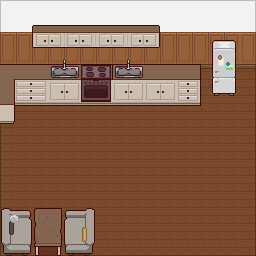

Tiled map render using the project's own tile images. Description and the whole map definition, tile-layer contents included, below:
An orthogonal 16x16 tile map with 16x16 px tiles, 2 tile layers (Floor, tiles), 1 hidden layer not drawn, 5 tilesets and 20 objects (3x table, 2x sink, order, gas-stove, fridge, ...).

<map version="1.10" tiledversion="1.11.2" orientation="orthogonal" renderorder="left-up" width="16" height="16" tilewidth="16" tileheight="16" infinite="0" nextlayerid="5" nextobjectid="24">
 <tileset firstgid="1" name="floorswalls_LRK" tilewidth="16" tileheight="16" tilecount="224" columns="14">
  <image source="../assets/pixelinterior_LRK/floorswalls_LRK.png" width="224" height="256" />
 </tileset>
 <tileset firstgid="225" source="../assets/pixelinterior_LRK/kitchen_LRK.tsx" />
 <tileset firstgid="875" name="livingroom_LRK" tilewidth="16" tileheight="16" tilecount="1014" columns="39">
  <image source="../assets/pixelinterior_LRK/livingroom_LRK.png" width="624" height="416" />
 </tileset>
 <tileset firstgid="1889" name="cabinets_LRK" tilewidth="16" tileheight="16" tilecount="1175" columns="47">
  <image source="../assets/pixelinterior_LRK/cabinets_LRK.png" width="752" height="405" />
 </tileset>
 <tileset firstgid="3064" name="kitchen_LRK" tilewidth="16" tileheight="16" tilecount="650" columns="26">
  <image source="../assets/pixelinterior_LRK/kitchen_LRK.png" width="416" height="400" />
 </tileset>
 <layer id="1" name="Floor" width="16" height="16">
  <data encoding="csv">
24,25,25,25,25,25,25,25,25,25,25,25,25,25,25,27,
38,39,39,39,39,39,39,39,39,39,39,39,39,39,39,41,
52,52,52,52,52,52,52,52,52,52,52,52,52,52,52,55,
66,66,66,66,66,66,66,66,66,66,66,66,66,66,66,69,
80,80,81,81,81,81,81,81,81,81,81,81,81,81,81,83,
94,95,95,95,95,95,95,95,95,95,95,95,95,95,95,97,
94,95,95,95,95,95,95,95,95,95,95,95,95,95,95,97,
94,95,95,95,95,95,95,95,95,95,95,95,95,95,95,97,
94,95,95,95,95,95,95,95,95,95,95,95,95,95,95,97,
94,95,95,95,95,95,95,95,95,95,95,95,95,95,95,97,
94,95,95,95,95,95,95,95,95,95,95,95,95,95,95,97,
94,95,95,95,95,95,95,95,95,95,95,95,95,95,95,97,
94,95,95,95,95,95,95,95,95,95,95,95,95,95,95,97,
94,95,95,95,95,95,95,95,95,95,95,95,95,95,95,97,
94,95,95,95,95,95,95,95,95,95,95,95,95,95,95,97,
108,110,110,110,110,110,110,110,110,110,110,110,110,110,110,111
</data>
 </layer>
 <layer id="2" name="tiles" width="16" height="16">
  <data encoding="csv">
0,0,0,0,0,0,0,0,0,0,0,0,0,0,0,0,
0,0,3128,3129,3130,3131,3132,3133,3134,3135,0,0,0,0,0,0,
0,0,3154,3155,3156,3157,3158,3159,3160,3161,0,0,0,3112,3113,0,
3066,3067,3068,3069,3070,3071,3072,3069,3070,0,0,0,0,3138,3139,0,
3092,360,361,3095,3096,367,368,358,359,3199,3200,3201,3202,3164,3165,0,
3118,3119,3120,3121,3122,393,394,3121,3122,3225,3226,3227,3228,3190,3191,0,
3144,3145,3146,3147,3148,419,420,3147,3148,3251,3252,3253,3254,0,0,0,
3170,0,0,3173,3174,3175,3176,0,0,1994,1994,1994,1994,1994,0,0,
0,0,0,0,0,0,0,0,0,1994,1994,1994,1994,1994,0,0,
0,0,0,0,0,0,0,0,0,1994,1994,1994,1994,1994,0,0,
0,0,0,0,0,0,0,0,0,1994,1994,1994,1994,1994,0,0,
0,0,0,0,0,0,0,0,0,1994,1994,1994,1994,1994,0,0,
1040,1041,1192,1193,1043,1044,1045,0,0,0,0,0,0,0,0,0,
1079,1080,1231,1232,1082,1083,1084,0,0,0,0,0,0,0,0,0,
1118,1119,1270,1271,1121,1122,1123,0,0,0,0,0,0,0,0,0,
1157,1158,1309,1310,1160,1161,1162,0,0,0,0,0,0,0,0,0
</data>
 </layer>
 <layer id="3" name="active tiles" width="16" height="16" visible="0">
  <data encoding="csv">
0,0,0,0,0,0,0,0,0,0,0,0,0,0,0,0,
0,0,0,0,0,0,0,0,0,0,0,0,0,0,0,0,
0,0,0,0,0,0,0,0,0,0,0,0,0,0,0,0,
0,0,0,0,0,0,0,0,0,0,0,0,0,0,0,0,
0,0,0,373,374,370,371,373,374,0,0,0,0,0,0,0,
0,0,0,0,0,396,397,0,0,0,0,0,0,0,0,0,
0,0,0,0,0,422,423,0,0,0,0,0,0,0,0,0,
0,0,0,0,0,0,0,0,0,0,0,0,0,0,0,0,
0,0,0,0,0,0,0,0,0,0,0,0,0,0,0,0,
0,0,0,0,0,0,0,0,0,0,0,0,0,0,0,0,
0,0,0,0,0,0,0,0,0,0,0,0,0,0,0,0,
0,0,0,0,0,0,0,0,0,0,0,0,0,0,0,0,
0,0,0,0,0,0,0,0,0,0,0,0,0,0,0,0,
0,0,0,0,0,0,0,0,0,0,0,0,0,0,0,0,
0,0,0,0,0,0,0,0,0,0,0,0,0,0,0,0,
0,0,0,0,0,0,0,0,0,0,0,0,0,0,0,0
</data>
 </layer>
 <objectgroup id="4" name="collisions">
  <object id="1" name="order" x="34.0418" y="208.411" width="27.5" height="47.2349" />
  <object id="2" x="-0.70825" y="96.5476" width="14.75" height="8.5" />
  <object id="3" x="-0.33325" y="79.7976" width="14.75" height="16.75" />
  <object id="4" x="-0.08325" y="64.6726" width="15.25" height="15.25" />
  <object id="5" name="table" x="144.416" y="64.6726" width="15.1667" height="14.75" />
  <object id="6" name="table" x="160.266" y="64.6726" width="15.15" height="14.5" />
  <object id="7" name="table" x="176.166" y="64.6726" width="23.25" height="14.5" />
  <object id="8" name="sink" x="48.9168" y="64.4226" width="30.8431" height="15.25" />
  <object id="9" name="sink" x="112.369" y="64.4226" width="31.0469" height="15.25" />
  <object id="10" name="gas-stove" x="16.2236" y="63.7379" width="31.4375" height="16.0502" />
  <object id="11" x="-0.45825" y="105.297" width="14.75" height="18.25" />
  <object id="14" name="fridge" x="211.791" y="40.7976" width="24.25" height="54.8125" />
  <object id="15" x="0.04175" y="208.502" width="33.75" height="47.1136" />
  <object id="16" x="61.9168" y="208.354" width="33.75" height="47.3182" />
  <object id="17" x="-21.5415" y="0.047625" width="21" height="306.334" />
  <object id="18" x="-21.0907" y="-20.2146" width="372.917" height="19.7503" />
  <object id="20" name="player" x="91.8753" y="162.979">
   <point />
  </object>
  <object id="21" x="-20.7914" y="256.771" width="278" height="50" />
  <object id="22" x="256.365" y="-17.4883" width="95.334" height="326" />
  <object id="23" name="cooking_place" x="80.9079" y="63.9794" width="30.0924" height="28.7841" />
 </objectgroup>
</map>
